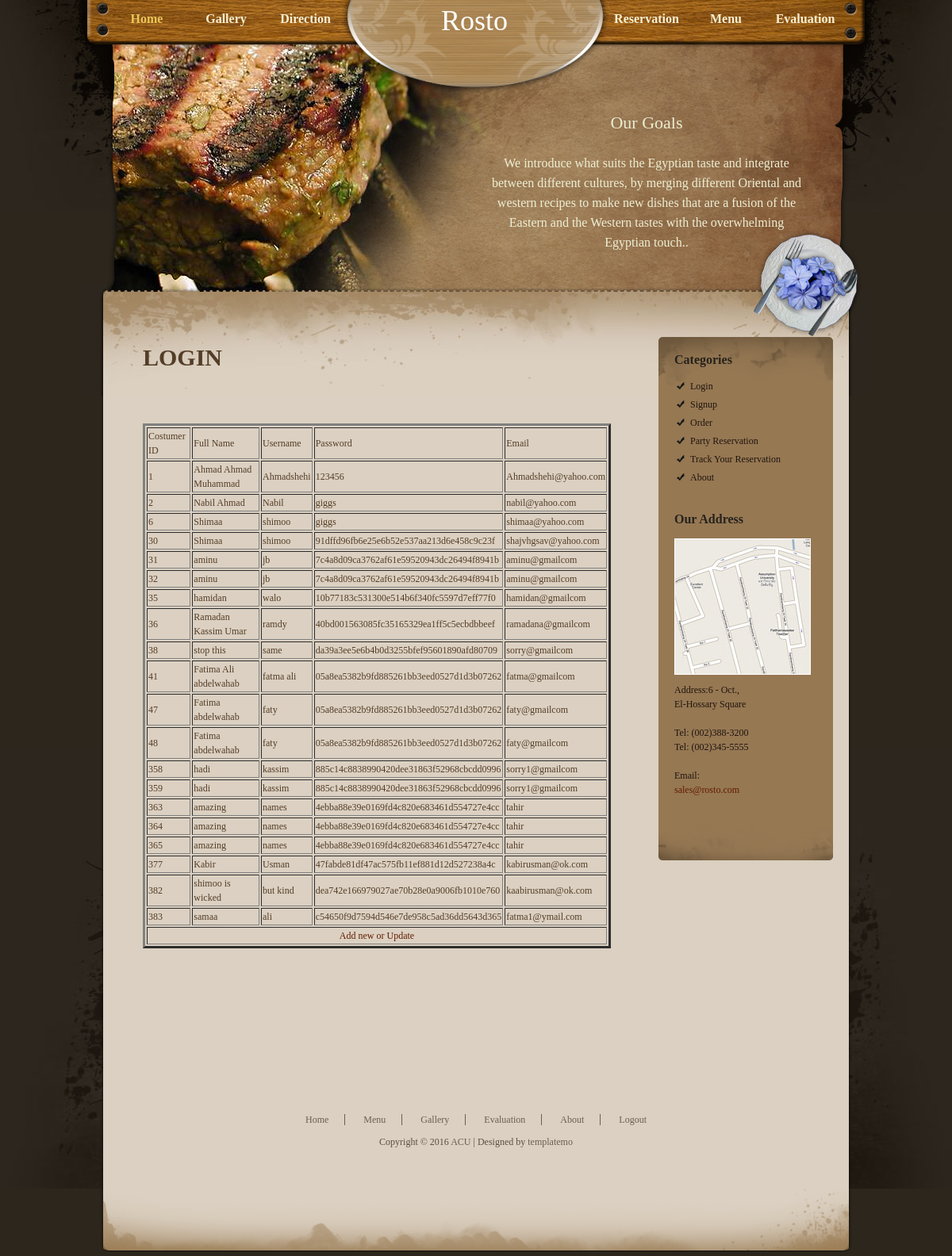
The app's page /ListAll.php with its own data.
### tables this page shows
CREATE TABLE `costumertable` (
  `ID` int(11) NOT NULL,
  `Fullname` varchar(50) NOT NULL,
  `Username` varchar(50) NOT NULL,
  `Password` varchar(50) NOT NULL,
  `Email` varchar(100) NOT NULL
);

### ListAll.php (the view, shortened to what this page needs)
<!DOCTYPE html PUBLIC "-//W3C//DTD XHTML 1.0 Transitional//EN" "http://www.w3.org/TR/xhtml1/DTD/xhtml1-transitional.dtd">
<html xmlns="http://www.w3.org/1999/xhtml">
<head>
<link href="style.css" rel="stylesheet" type="text/css" />
</head>
<body>
<div id="container_wrapper_outter">
  <div id="container_wrapper_inner">
    <div id="container">
      <div id="menu">
        <ul>
          <li><a href="Home.html" class="current">Home</a></li>
          <li><a href="Gallery.html">Gallery</a></li>
          <li><a href="Diraction.html" class="margin_r_330">Direction</a></li>
          <li><a href="reservationOut.php">Reservation</a></a></li>
          <li><a href="Menu.html">Menu</a></a></li>
          <li><a href="evaluationnn.php">Evaluation</a></li>
        </ul>
        <div id="site_title">
          <h1> <a href="Home.html">Rosto <span><p dir="rtl" lang="ar">  </p>  </p> </span></a> </h1>
        </div>
      </div>
      <div id="banner">
        <div id="banner_section">
          <h2>Our Goals</h2>
          <p>We introduce what suits the Egyptian taste and integrate between different cultures, by merging different Oriental and western recipes to make new dishes that are a fusion of the Eastern and the Western tastes with the overwhelming Egyptian touch..</p>
        </div>
      </div>
      <div id="content_wrapper"  >
        <div id="content">
          <div id="main_column">
          <H1>LOGIN</H1>
            <br /> <br /> <br /> <br />
          <div id="wb_Login1"><table border="3">
  <tr>
            <td class="style1">
                Costumer ID</td>
            <td class="style1">
                Full Name</td>
            <td class="style1">
                Username</td>
            <td class="style1">
                Password</td>
                <td class="style1">
                Email</td>
        </tr>
<?php
$query ="SELECT * FROM costumertable";
$result = mysql_query($query);
while($person = mysql_fetch_array($result))
{
	echo "<tr>";
	echo "<td>". $person['ID']  ."</td>";
	echo "<td>" .$person['Fullname']. "</td>";
	echo "<td>" .$person['Username']. "</td>";
	echo "<td>" .$person['Password']. "</td>";
	echo "<td>" .$person['Email']. "</td>";
}
?>
<tr>
	<td colspan="8" align="center"><a href="Update.php">Add new or Update</a></td>
</tr>
</table>
</div>
           <br /> <br /> <br /> <br />
          <div id="side_column"  style="position:absolute;right:-5px;top:65px;" >
            <div class="side_column_section"  >
              <h4>Categories</h4>
              <ul class="category_list" id="nav">
                <li><a href="Login.php">Login</a></li>
                <li><a href="signup.php">Signup</a></li>
                 <li><a href="Order.php">Order</a></li>
                 <li><a href="partyReserv.html">Party Reservation</a></li>
                 <li><a href="ReservEdit.php">Track Your Reservation</a></li>
                <li><a href="About.html">About</a></li>
              </ul>
            </div>
            <div class="side_column_section"  >
              <h4>Our Address</h4>
              <a href="Diraction.html"><img src="images/map.jpg" alt="" /></a>
              <p> Address:6 - Oct.,<br />
                El-Hossary Square<br />
                <br />
                Tel: (002)388-3200<br />
                Tel: (002)345-5555<br />
                <br />
                Email:<br />
                <a href="#">sales@rosto.com</a> </p>
            </div>
            <div class="side_column_bottom"  id="nav"> </div>
          </div>
        </div>
        <div class="content_bottom"></div>
      </div>
      <div id="footer">
        <ul class="footer_menu">
          <li><a href="Home.html">Home</a></li>
          <li><a href="Menu.html">Menu</a></li>
          <li><a href="Gallery.html">Gallery</a></li>
          <li><a href="Evaluation.html">Evaluation</a></li>
          <li><a href="About.html">About</a></li>
          <li class="last_menu"><a href="logout.php">Logout</a></li>
        </ul>
        Copyright &copy; 2016 <a href="#">ACU</a> | Designed by <a target="_blank" rel="nofollow" href="http://www.templatemo.com">templatemo</a></div>
    </div>
  </div>
</div>
</body>
</html>

### style.css (style rules this page uses)
body { margin: 0; padding: 0; line-height: 1.5em; font-family: Georgia, "Times New Roman", Times, serif; font-size: 12px; color: #543d27; background: #2c261d; }
a:link, a:visited { color: #631c00; text-decoration: none; font-weight: normal; }
p { margin: 0px; padding: 0px; }
img { margin: 0px; padding: 0px; border: none; }
.margin_r_330 { margin-right: 330px; }
h1 { margin: 0px; padding: 2px 0; font-size: 30px; font-weight: bold; }
h2 { margin: 0px; padding: 2px 0; font-size: 30px; font-weight: normal; }
h4 { margin: 0 0 10px 0; padding: 0 0 5px 0; font-size: 16px; font-weight: bold; color: #27231d; }
#container_wrapper_outter { width: 100%; background: url(images/container_outter.jpg) center top no-repeat; }
#container_wrapper_inner { width: 100%; background: url(images/container_inner.jpg) center bottom no-repeat; }
#container { width: 990px; margin: 0 auto; }
#menu { position: relative; clear: both; width: 930px; height: 110px; padding: 0 30px; background: url(images/menu_bg.jpg) no-repeat; }
#menu ul { padding: 15px 0 0 0; margin: 0px; list-style: none; }
#menu ul li { padding: 0px; margin: 0px; display: inline; }
#menu ul li a { float: left; display: block; width: 100px; padding: 0 0 0 0; font-size: 16px; text-align: center; font-weight: bold; text-decoration: none; color: #f9efd0; outline: none; }
#menu li a:hover, #menu li .current { color: #ebc759; }
#site_title { position: absolute; width: 320px; left: 333px; padding: 15px 0 0 0; top: 0px; text-align: center; }
#site_title h1 a { margin: 0px; padding: 0px; font-size: 36px; color: #ffffff; font-weight: normal; text-decoration: none; }
#banner { clear: both; width: 990px; height: 250px; background: url(images/banner_bg.png) center no-repeat; }
#banner #banner_section { float: right; width: 400px; margin-top: 30px; margin-right: 80px; text-align: center; }
#banner h2 { color: #eaecd0; font-size: 22px; line-height: 25px; margin-bottom: 24px; }
#banner p { color: #eeefd4; font-size: 16px; line-height: 25px; margin-bottom: 30px; }
#content_wrapper { position: relative; clear: both; width: 990px; background: url(images/content_middle.png) center repeat-y; }
#content { width: 940px; padding: 80px 25px 0 25px; margin-bottom: 85px; background: url(images/content_top.jpg) center top no-repeat; }
#content_wrapper .content_bottom { position: absolute; width: 990px; height: 85px; bottom: -85px; left: 0px; background: url(images/footer_bg.png) no-repeat; }
#main_column { float: left; width: 590px; margin-left: 50px; }
#side_column { position: relative; float: right; width: 180px; color: #20150f; background: #967853 url(images/side_column_top.png) no-repeat;; margin: 0 50px 50px 0; padding: 20px 20px 0 20px; }
#side_column .side_column_bottom { position: absolute; bottom: -50px; left: 0px; width: 220px; height: 50px; background:url(images/side_column_bottom.png) no-repeat; }
#main_column p { margin-bottom: 10px; }
#side_column .side_column_section { margin-bottom: 30px; }
.side_column_section img { border: 1px solid #ffffff; margin-bottom: 10px; }
.category_list { margin: 0 0 0 20px; padding: 0; list-style-image: url(images/list_icon_bg.jpg); }
.category_list li { margin: 0px; padding: 0 0 5px 0; }
.category_list li a { color: #20150f; }
#footer { clear: both; text-align: center; width: 930px; padding: 50px 30px; color: #595144; }
#footer a { color: #696052; }
#footer .footer_menu { margin: 0 0 10px 0; padding: 0px; list-style: none; }
.footer_menu li { margin: 0px; padding: 0 20px; display: inline; border-right: 1px solid #696052; }
.footer_menu .last_menu { border: none; }

### records on screen
costumertable: ID "1", Fullname "Ahmad Ahmad Muhammad", Username "Ahmadshehi", Password "123456", Email "Ahmadshehi@yahoo.com"
costumertable: ID "2", Fullname "Nabil Ahmad", Username "Nabil", Password "giggs", Email "nabil@yahoo.com"
costumertable: ID "6", Fullname "Shimaa", Username "shimoo", Password "giggs", Email "shimaa@yahoo.com"
costumertable: ID "30", Fullname "Shimaa", Username "shimoo", Password "91dffd96fb6e25e6b52e537aa213d6e458c9c23f", Email "shajvhgsav@yahoo.com"
costumertable: ID "31", Fullname "aminu", Username "jb", Password "7c4a8d09ca3762af61e59520943dc26494f8941b", Email "aminu@gmailcom"
costumertable: ID "32", Fullname "aminu", Username "jb", Password "7c4a8d09ca3762af61e59520943dc26494f8941b", Email "aminu@gmailcom"
costumertable: ID "35", Fullname "hamidan", Username "walo", Password "10b77183c531300e514b6f340fc5597d7eff77f0", Email "hamidan@gmailcom"
costumertable: ID "36", Fullname "Ramadan Kassim Umar", Username "ramdy", Password "40bd001563085fc35165329ea1ff5c5ecbdbbeef", Email "ramadana@gmailcom"
costumertable: ID "38", Fullname "stop this", Username "same", Password "da39a3ee5e6b4b0d3255bfef95601890afd80709", Email "sorry@gmailcom"
costumertable: ID "41", Fullname "Fatima Ali abdelwahab", Username "fatma ali", Password "05a8ea5382b9fd885261bb3eed0527d1d3b07262", Email "fatma@gmailcom"
costumertable: ID "47", Fullname "Fatima abdelwahab", Username "faty", Password "05a8ea5382b9fd885261bb3eed0527d1d3b07262", Email "faty@gmailcom"
costumertable: ID "48", Fullname "Fatima abdelwahab", Username "faty", Password "05a8ea5382b9fd885261bb3eed0527d1d3b07262", Email "faty@gmailcom"
costumertable: ID "358", Fullname "hadi", Username "kassim", Password "885c14c8838990420dee31863f52968cbcdd0996", Email "sorry1@gmailcom"
costumertable: ID "359", Fullname "hadi", Username "kassim", Password "885c14c8838990420dee31863f52968cbcdd0996", Email "sorry1@gmailcom"
costumertable: ID "363", Fullname "amazing", Username "names", Password "4ebba88e39e0169fd4c820e683461d554727e4cc", Email "tahir"
costumertable: ID "364", Fullname "amazing", Username "names", Password "4ebba88e39e0169fd4c820e683461d554727e4cc", Email "tahir"
costumertable: ID "365", Fullname "amazing", Username "names", Password "4ebba88e39e0169fd4c820e683461d554727e4cc", Email "tahir"
costumertable: ID "377", Fullname "Kabir", Username "Usman", Password "47fabde81df47ac575fb11ef881d12d527238a4c", Email "kabirusman@ok.com"
costumertable: ID "382", Fullname "shimoo is wicked", Username "but kind", Password "dea742e166979027ae70b28e0a9006fb1010e760", Email "kaabirusman@ok.com"
costumertable: ID "383", Fullname "samaa", Username "ali", Password "c54650f9d7594d546e7de958c5ad36dd5643d365", Email "fatma1@ymail.com"
